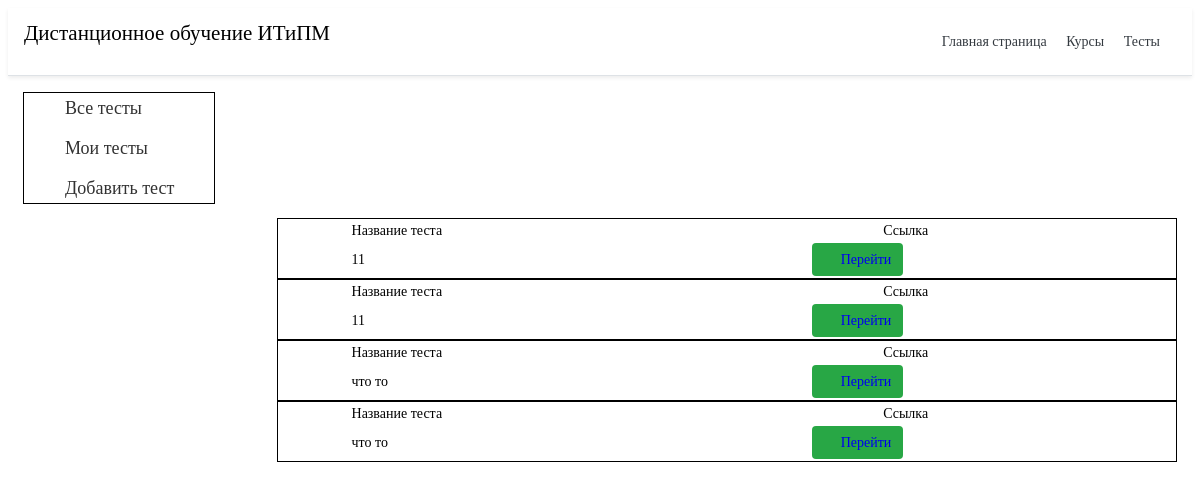
The app's page /test/, older data.
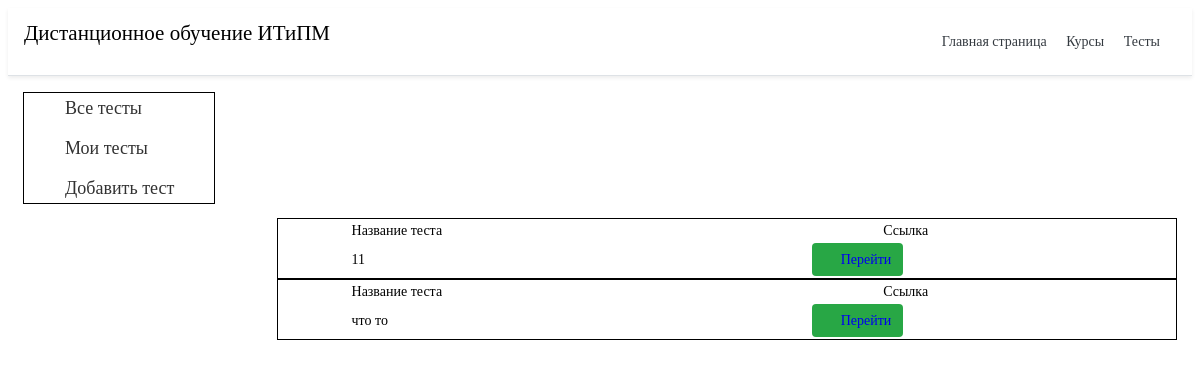
The same page, newer data.
### testing/models.py (models this page shows, shortened)
class TestTable(models.Model):
    id_topic = models.ForeignKey(TopicTable, on_delete=models.CASCADE)
    test_name = models.CharField('Название теста', max_length=50)
    time = models.TimeField('Время прохождение')
    class Meta:
        verbose_name = 'Тест'
        verbose_name_plural = 'Тесты'

### testing/views.py (the view)
# urls.py: path('', views.test_home, name='test_home'),
def test_home(request):
    ku = TestTable.objects.order_by('id')
    return render(request, 'testing/test_home.html', {'ku': ku})

### testing/templates/testing/test_home.html (shortened to what this page needs)
{% extends 'main/base.html' %}
{% block content %}
<div>
	<ul class="menu">
		<li><a href="{% url 'test_home' %}">Все тесты</a></li>
		<li><a href="#">Мои тесты</a></li>
		<li><a href="{% url 'addtest' %}">Добавить тест</a></li>
	</ul>
</div>
{% if ku %}
{% for el in ku %}
<table class="iksweb">
			<tbody>
				<tr>
					<td class="table_na">Название теста</td>
					<td class="table_na">Ссылка</td>
				</tr>
				<tr>
					<td class="table_na">{{ el.test_name }}</td>
					<td class="btn btn-success"><a href="{% url 'qust_detele' el.id %}">Перейти</a>
						</button></td>
				</tr>
			</tbody>
		</table>
{%endfor%}
{% else %}
<p>Вы не добавили тест</p>
{%endif%}
{% endblock %}

Row changes from the older to the newer data that the page shows:
removed TestTable: test_name "11"
removed TestTable: test_name "что то"
